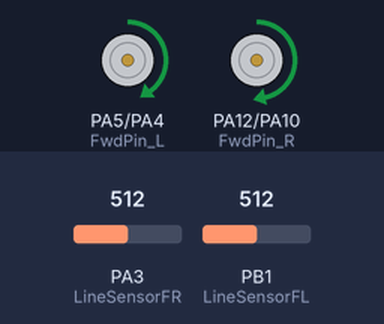
Recording of a sketch running on a simulated STM32 Blue Pill. Parts: motor-driver pin pairs drawn as motors (green arrow = first pin HIGH = forward, orange = second pin HIGH = backward, longer = more drive, scaled by the enable pin). Inputs (shaded band) come from the test bench; at power-on: PA3 (LineSensorFR) = 512, PB1 (LineSensorFL) = 512. EEPROM starts erased.

Above: at 1.2 s.
1.3 s: PA3 (LineSensorFR) set to 592
2.8 s: PA3 (LineSensorFR) set to 610
At 3.8 s:
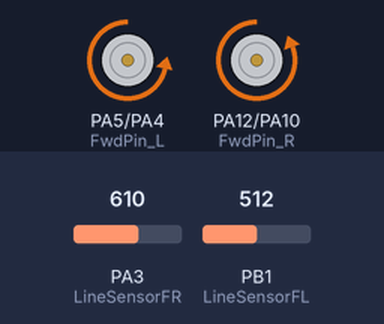
4.3 s: PA3 (LineSensorFR) set to 511
At 5.2 s:
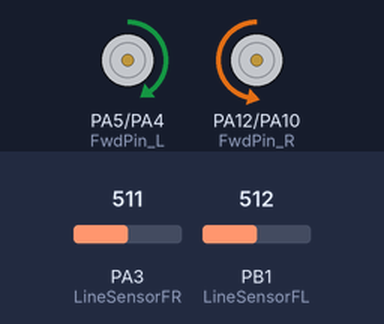
7.2 s: PA3 (LineSensorFR) set to 716
At 8.3 s:
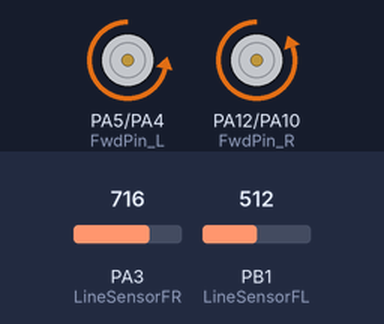
8.7 s: PA3 (LineSensorFR) set to 306
At 10.6 s:
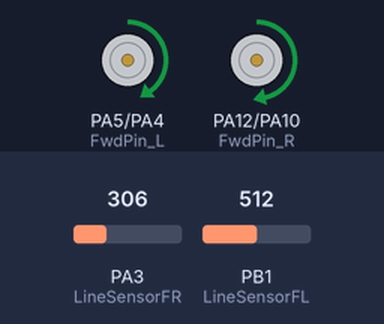
Timing chart, 0 to 12.1 s (numbered marks = the images above; inputs shaded):
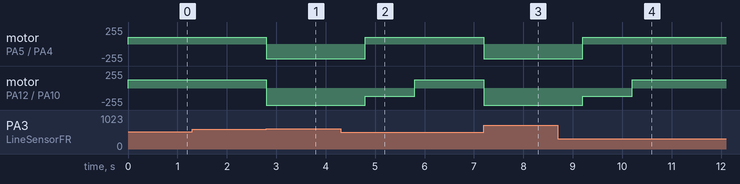

Measured:
- the behaviour switches between 599 and 600 on PA3 (LineSensorFR) (found by bisection; images 0 and 1)
- after the input at 1.3 s, every drawn part: stays the same
- after the input at 2.8 s, motor on PA5 (FwdPin_L) / PA4 (BwdPin_L): forward 100/255 → backward 220/255 at once; motor on PA12 (FwdPin_R) / PA10 (BwdPin_R): forward 125/255 → backward 255/255 at once
- after the input at 4.3 s, motor on PA5 (FwdPin_L) / PA4 (BwdPin_L): backward 220/255 → forward 100/255 after 0.50 s; motor on PA12 (FwdPin_R) / PA10 (BwdPin_R): backward 255/255 → backward 125/255 after 0.50 s, → forward 125/255 1.0 s later
- after the input at 7.2 s, motor on PA5 (FwdPin_L) / PA4 (BwdPin_L): forward 100/255 → backward 220/255 at once; motor on PA12 (FwdPin_R) / PA10 (BwdPin_R): forward 125/255 → backward 255/255 at once
- after the input at 8.7 s, motor on PA5 (FwdPin_L) / PA4 (BwdPin_L): backward 220/255 → forward 100/255 after 0.50 s; motor on PA12 (FwdPin_R) / PA10 (BwdPin_R): backward 255/255 → backward 125/255 after 0.50 s, → forward 125/255 1.0 s later

The sketch:

without_sensors.ino
```cpp
#include "EEPROM.h"
//#include <Wire.h>
//#include <VL53L0X.h>

#define FwdPin_L PA5
#define BwdPin_L PA4
#define Speed_L PA8 // PA6

#define FwdPin_R PA12
#define BwdPin_R PA10
#define Speed_R PB0

//#define PIN_TRIG PA11 // TRIG pin (Sensor 6)
//#define PIN_ECHO PB5 // ECHO pin (Sensor 7)
//#define MAX_DISTANCE 100 // (cm) Константа для определения максимального расстояния, которое мы будем считать корректным

#define LineSensorFR PA3  // Sensor 8
#define LineSensorFL PB1  // Sensor 3

#define MaxSpeed 100
#define TURBO_SPEED MaxSpeed * 2.2

#define COEFFICIENT_SPEED_R 1.25
#define COEFFICIENT_SPEED_L 1.0

#define EEPROM_SIZE 4

//VL53L0X distLaserSensor;  // i2c Sensor 1 (SDA), Sensor 2 (SCL)
HardwareSerial SerialBT(PB4, PA2);  // D12, A7

int goingFromLineTime = 500; // ms
unsigned long startGoingFromLine = 0; // ms
int goingAroundFromLineTime = 1000; // ms
unsigned long startGoingAroundFromLine = 0; // ms

int maxesBlack[2] = {0, 0};

struct LineSensorsData
{
  bool right;
  bool left;
};

void setup() {
  pinMode(LineSensorFR, INPUT);
  pinMode(LineSensorFL, INPUT);

  pinMode(FwdPin_R, OUTPUT);
  pinMode(BwdPin_R, OUTPUT);
  pinMode(FwdPin_L, OUTPUT);
  pinMode(BwdPin_L, OUTPUT);
  pinMode(Speed_R, OUTPUT);
  pinMode(Speed_L, OUTPUT);
  brake();

//  pinMode(PIN_TRIG, OUTPUT);
//  pinMode(PIN_ECHO, INPUT);

  for (int i=0; i<2; i++){
    maxesBlack[i] = EEPROM.read(2*i) * 256 + EEPROM.read(2*i + 1);
    if (maxesBlack[i] == 65535 || maxesBlack[i] == 0){
      maxesBlack[i] = 800;
    }
  }
  SerialBT.begin(115200);
}

void loop() {
  if (checkSomeLineCrossing()){
    goFromLine();
    startGoingFromLine = millis();
    startGoingAroundFromLine = 0;
  }
  else if (startGoingFromLine != 0 && millis() - startGoingFromLine < goingFromLineTime){
    goFromLine();
  }
  else if (startGoingFromLine != 0 && millis() - startGoingFromLine >= goingFromLineTime){
    startGoingFromLine = 0;
    go_around(-MaxSpeed, MaxSpeed);
    startGoingAroundFromLine = millis();
  }
  else if (startGoingAroundFromLine != 0 && millis() - startGoingAroundFromLine < goingAroundFromLineTime){
    go_around(-MaxSpeed, MaxSpeed);
  }
  else if (startGoingAroundFromLine != 0 && millis() - startGoingAroundFromLine >= goingAroundFromLineTime){
    startGoingAroundFromLine = 0;
    go_forward(MaxSpeed);
  }
  else {
    go_forward(MaxSpeed);
  }
//  delay(1);
}

void goFromLine(){
  LineSensorsData data = getLineCrossing();
  if (data.right && data.left){
    go_around(-TURBO_SPEED, -TURBO_SPEED);
  }
  else if (data.right){
//    go_around(-MaxSpeed * 1.5, -MaxSpeed * 2.2);
    go_around(-TURBO_SPEED, -TURBO_SPEED);
//    go_around(0, TURBO_SPEED);
  }
  else if (data.left){
//    go_around(-MaxSpeed * 1.5, -MaxSpeed * 2.2);
    go_around(-TURBO_SPEED, -TURBO_SPEED);
//    go_around(TURBO_SPEED, 0);
  }
  else {
    go_around(-TURBO_SPEED, -TURBO_SPEED);
  }
}

bool checkSomeLineCrossing(){
  LineSensorsData data = getLineCrossing();
  return (data.right || data.left);
}

LineSensorsData getLineCrossing()
{
  LineSensorsData data;
  int r = analogRead(LineSensorFR) - maxesBlack[0] + 200;
  int l = analogRead(LineSensorFL) - maxesBlack[1] + 200;
//  SerialBT.print(r >= 0); SerialBT.print(" "); SerialBT.println(l >= 0);
  data.right = (r >= 0);
  data.left = (l >= 0);
  return data;
}

void brake(){
  digitalWrite(BwdPin_R,LOW);
  digitalWrite(BwdPin_L,LOW);

  digitalWrite(FwdPin_R,LOW);
  digitalWrite(FwdPin_L,LOW);

  digitalWrite(Speed_R,LOW);
  digitalWrite(Speed_L,LOW);
}

void soft_brake(){
  digitalWrite(Speed_R,LOW);
  digitalWrite(Speed_L,LOW);
}

void go_forward(int speed){
  digitalWrite(BwdPin_R,!(speed >= 0));
  digitalWrite(FwdPin_R,(speed >= 0));

  digitalWrite(BwdPin_L,!(speed >= 0));
  digitalWrite(FwdPin_L,(speed >= 0));

  analogWrite(Speed_R, speed>=0 ? (int)constrain(speed * COEFFICIENT_SPEED_R, 0, 255) : (int)constrain(-speed * COEFFICIENT_SPEED_R, 0, 255));
  analogWrite(Speed_L, speed>=0 ? (int)constrain(speed * COEFFICIENT_SPEED_L, 0, 255) : (int)constrain(-speed * COEFFICIENT_SPEED_L, 0, 255));
}

void go_around(int speedR, int speedL){
  digitalWrite(BwdPin_R,!(speedR >= 0));
  digitalWrite(FwdPin_R,(speedR >= 0));

  digitalWrite(BwdPin_L,!(speedL >= 0));
  digitalWrite(FwdPin_L,(speedL >= 0));
  speedR *= COEFFICIENT_SPEED_R;
  speedL *= COEFFICIENT_SPEED_L;
  speedR = constrain(speedR, -255, 255);
  speedL = constrain(speedL, -255, 255);
  analogWrite(Speed_R, speedR>=0 ? speedR : -speedR);
  analogWrite(Speed_L, speedL>=0 ? speedL : -speedL);
}
```
